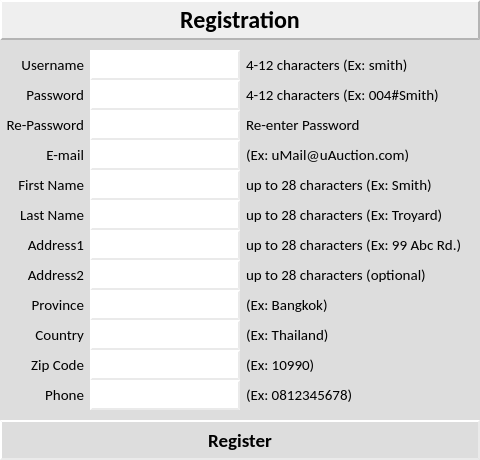
<?xml version="1.0" encoding="UTF-8"?>
<ui version="4.0">
 <class>Form</class>
 <widget class="QWidget" name="Form">
  <property name="geometry">
   <rect>
    <x>0</x>
    <y>0</y>
    <width>480</width>
    <height>460</height>
   </rect>
  </property>
  <property name="windowTitle">
   <string>Form</string>
  </property>
  <property name="styleSheet">
   <string notr="true">
QWidget#Form
{
	background-color: rgb(221, 221, 221);
}


QWidget
{
	background-color: rgb(221, 221, 221);
}

QWidget#label_00_title
{
	background-color: rgb(239, 239, 239);
}

QPushButton {
	background-color: qlineargradient(x1:0, y1:0, x2:1, y2:1,
stop:0 rgba(234, 234, 234, 255), 
stop:0.5 rgba(249, 249, 249, 255),
stop:1 rgba(234, 234, 234, 255));
	border-style: outset;
    border-width: 2px;
    border-color: rgba(234, 234, 234, 255)
 }

 QPushButton:pressed {
	background-color: rgb(221, 221, 221);
 }

 QPushButton:hover {
	 background-color: qlineargradient(x1:0, y1:0, x2:1, y2:1,
stop:0 rgba(229, 229, 229, 255), 
stop:0.5 rgba(221, 221, 221, 255),
stop:1 rgba(229, 229, 229, 221));
    border-color: rgba(221, 128, 32, 255)
 }


QLineEdit {
	background-color:  rgba(255, 255, 255, 255);
	border-style: outset;
    border-width: 2px;
    border-color: rgba(234, 234, 234, 255)
 }

QLabel
{
    padding: 3px;
}

QLabel#label_00_title
{
	border-style: outset;
    border-width: 2px;
    border-color: rgba(180, 180, 180, 255)
}
</string>
  </property>
  <widget class="QLabel" name="label_01_username">
   <property name="geometry">
    <rect>
     <x>0</x>
     <y>50</y>
     <width>90</width>
     <height>30</height>
    </rect>
   </property>
   <property name="font">
    <font>
     <family>Calibri</family>
     <pointsize>11</pointsize>
    </font>
   </property>
   <property name="text">
    <string>Username</string>
   </property>
   <property name="alignment">
    <set>Qt::AlignRight|Qt::AlignTrailing|Qt::AlignVCenter</set>
   </property>
  </widget>
  <widget class="QLineEdit" name="lineEdit_01_username">
   <property name="geometry">
    <rect>
     <x>90</x>
     <y>50</y>
     <width>150</width>
     <height>30</height>
    </rect>
   </property>
   <property name="font">
    <font>
     <family>Calibri</family>
     <pointsize>10</pointsize>
    </font>
   </property>
  </widget>
  <widget class="QPushButton" name="pushButton_register">
   <property name="geometry">
    <rect>
     <x>0</x>
     <y>420</y>
     <width>480</width>
     <height>40</height>
    </rect>
   </property>
   <property name="font">
    <font>
     <family>Calibri</family>
     <pointsize>14</pointsize>
     <weight>75</weight>
     <bold>true</bold>
    </font>
   </property>
   <property name="text">
    <string>Register</string>
   </property>
  </widget>
  <widget class="QLabel" name="label_00_title">
   <property name="geometry">
    <rect>
     <x>0</x>
     <y>0</y>
     <width>480</width>
     <height>40</height>
    </rect>
   </property>
   <property name="font">
    <font>
     <family>Calibri</family>
     <pointsize>18</pointsize>
     <weight>75</weight>
     <bold>true</bold>
    </font>
   </property>
   <property name="text">
    <string>Registration</string>
   </property>
   <property name="alignment">
    <set>Qt::AlignCenter</set>
   </property>
  </widget>
  <widget class="QLabel" name="label_02_password">
   <property name="geometry">
    <rect>
     <x>0</x>
     <y>80</y>
     <width>90</width>
     <height>30</height>
    </rect>
   </property>
   <property name="font">
    <font>
     <family>Calibri</family>
     <pointsize>11</pointsize>
    </font>
   </property>
   <property name="text">
    <string>Password</string>
   </property>
   <property name="alignment">
    <set>Qt::AlignRight|Qt::AlignTrailing|Qt::AlignVCenter</set>
   </property>
  </widget>
  <widget class="QLabel" name="label_05_firstname">
   <property name="geometry">
    <rect>
     <x>0</x>
     <y>170</y>
     <width>90</width>
     <height>30</height>
    </rect>
   </property>
   <property name="font">
    <font>
     <family>Calibri</family>
     <pointsize>11</pointsize>
    </font>
   </property>
   <property name="text">
    <string>First Name</string>
   </property>
   <property name="alignment">
    <set>Qt::AlignRight|Qt::AlignTrailing|Qt::AlignVCenter</set>
   </property>
  </widget>
  <widget class="QLabel" name="label_03_repassword">
   <property name="geometry">
    <rect>
     <x>0</x>
     <y>110</y>
     <width>90</width>
     <height>30</height>
    </rect>
   </property>
   <property name="font">
    <font>
     <family>Calibri</family>
     <pointsize>11</pointsize>
    </font>
   </property>
   <property name="text">
    <string>Re-Password</string>
   </property>
   <property name="alignment">
    <set>Qt::AlignRight|Qt::AlignTrailing|Qt::AlignVCenter</set>
   </property>
  </widget>
  <widget class="QLabel" name="label_08_address2">
   <property name="geometry">
    <rect>
     <x>0</x>
     <y>260</y>
     <width>90</width>
     <height>30</height>
    </rect>
   </property>
   <property name="font">
    <font>
     <family>Calibri</family>
     <pointsize>11</pointsize>
    </font>
   </property>
   <property name="text">
    <string>Address2</string>
   </property>
   <property name="alignment">
    <set>Qt::AlignRight|Qt::AlignTrailing|Qt::AlignVCenter</set>
   </property>
  </widget>
  <widget class="QLabel" name="label_09_province">
   <property name="geometry">
    <rect>
     <x>0</x>
     <y>290</y>
     <width>90</width>
     <height>30</height>
    </rect>
   </property>
   <property name="font">
    <font>
     <family>Calibri</family>
     <pointsize>11</pointsize>
    </font>
   </property>
   <property name="text">
    <string>Province</string>
   </property>
   <property name="alignment">
    <set>Qt::AlignRight|Qt::AlignTrailing|Qt::AlignVCenter</set>
   </property>
  </widget>
  <widget class="QLabel" name="label_07_address1">
   <property name="geometry">
    <rect>
     <x>0</x>
     <y>230</y>
     <width>90</width>
     <height>30</height>
    </rect>
   </property>
   <property name="font">
    <font>
     <family>Calibri</family>
     <pointsize>11</pointsize>
    </font>
   </property>
   <property name="text">
    <string>Address1</string>
   </property>
   <property name="alignment">
    <set>Qt::AlignRight|Qt::AlignTrailing|Qt::AlignVCenter</set>
   </property>
  </widget>
  <widget class="QLabel" name="label_06_lastname">
   <property name="geometry">
    <rect>
     <x>0</x>
     <y>200</y>
     <width>90</width>
     <height>30</height>
    </rect>
   </property>
   <property name="font">
    <font>
     <family>Calibri</family>
     <pointsize>11</pointsize>
    </font>
   </property>
   <property name="text">
    <string>Last Name</string>
   </property>
   <property name="alignment">
    <set>Qt::AlignRight|Qt::AlignTrailing|Qt::AlignVCenter</set>
   </property>
  </widget>
  <widget class="QLabel" name="label_11_zipcode">
   <property name="geometry">
    <rect>
     <x>0</x>
     <y>350</y>
     <width>90</width>
     <height>30</height>
    </rect>
   </property>
   <property name="font">
    <font>
     <family>Calibri</family>
     <pointsize>11</pointsize>
    </font>
   </property>
   <property name="text">
    <string>Zip Code</string>
   </property>
   <property name="alignment">
    <set>Qt::AlignRight|Qt::AlignTrailing|Qt::AlignVCenter</set>
   </property>
  </widget>
  <widget class="QLabel" name="label_10_country">
   <property name="geometry">
    <rect>
     <x>0</x>
     <y>320</y>
     <width>90</width>
     <height>30</height>
    </rect>
   </property>
   <property name="font">
    <font>
     <family>Calibri</family>
     <pointsize>11</pointsize>
    </font>
   </property>
   <property name="text">
    <string>Country</string>
   </property>
   <property name="alignment">
    <set>Qt::AlignRight|Qt::AlignTrailing|Qt::AlignVCenter</set>
   </property>
  </widget>
  <widget class="QLabel" name="label_10_country_detail">
   <property name="geometry">
    <rect>
     <x>240</x>
     <y>320</y>
     <width>240</width>
     <height>30</height>
    </rect>
   </property>
   <property name="font">
    <font>
     <family>Calibri</family>
     <pointsize>11</pointsize>
    </font>
   </property>
   <property name="text">
    <string>(Ex: Thailand)</string>
   </property>
   <property name="alignment">
    <set>Qt::AlignLeading|Qt::AlignLeft|Qt::AlignVCenter</set>
   </property>
  </widget>
  <widget class="QLabel" name="label_07_address1_detail">
   <property name="geometry">
    <rect>
     <x>240</x>
     <y>230</y>
     <width>240</width>
     <height>30</height>
    </rect>
   </property>
   <property name="font">
    <font>
     <family>Calibri</family>
     <pointsize>11</pointsize>
    </font>
   </property>
   <property name="text">
    <string>up to 28 characters (Ex: 99 Abc Rd.)</string>
   </property>
   <property name="alignment">
    <set>Qt::AlignLeading|Qt::AlignLeft|Qt::AlignVCenter</set>
   </property>
  </widget>
  <widget class="QLabel" name="label_06_lastname_detail">
   <property name="geometry">
    <rect>
     <x>240</x>
     <y>200</y>
     <width>240</width>
     <height>30</height>
    </rect>
   </property>
   <property name="font">
    <font>
     <family>Calibri</family>
     <pointsize>11</pointsize>
    </font>
   </property>
   <property name="text">
    <string>up to 28 characters (Ex: Troyard)</string>
   </property>
   <property name="alignment">
    <set>Qt::AlignLeading|Qt::AlignLeft|Qt::AlignVCenter</set>
   </property>
  </widget>
  <widget class="QLabel" name="label_05_firstname_detail">
   <property name="geometry">
    <rect>
     <x>240</x>
     <y>170</y>
     <width>240</width>
     <height>30</height>
    </rect>
   </property>
   <property name="font">
    <font>
     <family>Calibri</family>
     <pointsize>11</pointsize>
    </font>
   </property>
   <property name="text">
    <string>up to 28 characters (Ex: Smith)</string>
   </property>
   <property name="alignment">
    <set>Qt::AlignLeading|Qt::AlignLeft|Qt::AlignVCenter</set>
   </property>
  </widget>
  <widget class="QLabel" name="label_09_province_detail">
   <property name="geometry">
    <rect>
     <x>240</x>
     <y>290</y>
     <width>240</width>
     <height>30</height>
    </rect>
   </property>
   <property name="font">
    <font>
     <family>Calibri</family>
     <pointsize>11</pointsize>
    </font>
   </property>
   <property name="text">
    <string>(Ex: Bangkok)</string>
   </property>
   <property name="alignment">
    <set>Qt::AlignLeading|Qt::AlignLeft|Qt::AlignVCenter</set>
   </property>
  </widget>
  <widget class="QLabel" name="label_08_address2_detail">
   <property name="geometry">
    <rect>
     <x>240</x>
     <y>260</y>
     <width>240</width>
     <height>30</height>
    </rect>
   </property>
   <property name="font">
    <font>
     <family>Calibri</family>
     <pointsize>11</pointsize>
    </font>
   </property>
   <property name="text">
    <string>up to 28 characters (optional)</string>
   </property>
   <property name="alignment">
    <set>Qt::AlignLeading|Qt::AlignLeft|Qt::AlignVCenter</set>
   </property>
  </widget>
  <widget class="QLabel" name="label_03_repassword_detail">
   <property name="geometry">
    <rect>
     <x>240</x>
     <y>110</y>
     <width>240</width>
     <height>30</height>
    </rect>
   </property>
   <property name="font">
    <font>
     <family>Calibri</family>
     <pointsize>11</pointsize>
    </font>
   </property>
   <property name="text">
    <string>Re-enter Password</string>
   </property>
   <property name="alignment">
    <set>Qt::AlignLeading|Qt::AlignLeft|Qt::AlignVCenter</set>
   </property>
  </widget>
  <widget class="QLabel" name="label_02_password_detail">
   <property name="geometry">
    <rect>
     <x>240</x>
     <y>80</y>
     <width>240</width>
     <height>30</height>
    </rect>
   </property>
   <property name="font">
    <font>
     <family>Calibri</family>
     <pointsize>11</pointsize>
    </font>
   </property>
   <property name="text">
    <string>4-12 characters (Ex: 004#Smith)</string>
   </property>
   <property name="alignment">
    <set>Qt::AlignLeading|Qt::AlignLeft|Qt::AlignVCenter</set>
   </property>
  </widget>
  <widget class="QLabel" name="label_11_zipcode_detail">
   <property name="geometry">
    <rect>
     <x>240</x>
     <y>350</y>
     <width>240</width>
     <height>30</height>
    </rect>
   </property>
   <property name="font">
    <font>
     <family>Calibri</family>
     <pointsize>11</pointsize>
    </font>
   </property>
   <property name="text">
    <string>(Ex: 10990)</string>
   </property>
   <property name="alignment">
    <set>Qt::AlignLeading|Qt::AlignLeft|Qt::AlignVCenter</set>
   </property>
  </widget>
  <widget class="QLabel" name="label_01_username_detail">
   <property name="geometry">
    <rect>
     <x>240</x>
     <y>50</y>
     <width>240</width>
     <height>30</height>
    </rect>
   </property>
   <property name="font">
    <font>
     <family>Calibri</family>
     <pointsize>11</pointsize>
    </font>
   </property>
   <property name="text">
    <string>4-12 characters (Ex: smith)</string>
   </property>
   <property name="alignment">
    <set>Qt::AlignLeading|Qt::AlignLeft|Qt::AlignVCenter</set>
   </property>
  </widget>
  <widget class="QLineEdit" name="lineEdit_02_password">
   <property name="geometry">
    <rect>
     <x>90</x>
     <y>80</y>
     <width>150</width>
     <height>30</height>
    </rect>
   </property>
   <property name="font">
    <font>
     <family>Calibri</family>
     <pointsize>10</pointsize>
    </font>
   </property>
  </widget>
  <widget class="QLineEdit" name="lineEdit_05_firstname">
   <property name="geometry">
    <rect>
     <x>90</x>
     <y>170</y>
     <width>150</width>
     <height>30</height>
    </rect>
   </property>
   <property name="font">
    <font>
     <family>Calibri</family>
     <pointsize>10</pointsize>
    </font>
   </property>
  </widget>
  <widget class="QLineEdit" name="lineEdit_03_repassword">
   <property name="geometry">
    <rect>
     <x>90</x>
     <y>110</y>
     <width>150</width>
     <height>30</height>
    </rect>
   </property>
   <property name="font">
    <font>
     <family>Calibri</family>
     <pointsize>10</pointsize>
    </font>
   </property>
  </widget>
  <widget class="QLineEdit" name="lineEdit_08_address2">
   <property name="geometry">
    <rect>
     <x>90</x>
     <y>260</y>
     <width>150</width>
     <height>30</height>
    </rect>
   </property>
   <property name="font">
    <font>
     <family>Calibri</family>
     <pointsize>10</pointsize>
    </font>
   </property>
  </widget>
  <widget class="QLineEdit" name="lineEdit_07_address1">
   <property name="geometry">
    <rect>
     <x>90</x>
     <y>230</y>
     <width>150</width>
     <height>30</height>
    </rect>
   </property>
   <property name="font">
    <font>
     <family>Calibri</family>
     <pointsize>10</pointsize>
    </font>
   </property>
  </widget>
  <widget class="QLineEdit" name="lineEdit_06_lastname">
   <property name="geometry">
    <rect>
     <x>90</x>
     <y>200</y>
     <width>150</width>
     <height>30</height>
    </rect>
   </property>
   <property name="font">
    <font>
     <family>Calibri</family>
     <pointsize>10</pointsize>
    </font>
   </property>
  </widget>
  <widget class="QLineEdit" name="lineEdit_09_province">
   <property name="geometry">
    <rect>
     <x>90</x>
     <y>290</y>
     <width>150</width>
     <height>30</height>
    </rect>
   </property>
   <property name="font">
    <font>
     <family>Calibri</family>
     <pointsize>10</pointsize>
    </font>
   </property>
  </widget>
  <widget class="QLineEdit" name="lineEdit_10_country">
   <property name="geometry">
    <rect>
     <x>90</x>
     <y>320</y>
     <width>150</width>
     <height>30</height>
    </rect>
   </property>
   <property name="font">
    <font>
     <family>Calibri</family>
     <pointsize>10</pointsize>
    </font>
   </property>
  </widget>
  <widget class="QLineEdit" name="lineEdit_11_zipcode">
   <property name="geometry">
    <rect>
     <x>90</x>
     <y>350</y>
     <width>150</width>
     <height>30</height>
    </rect>
   </property>
   <property name="font">
    <font>
     <family>Calibri</family>
     <pointsize>10</pointsize>
    </font>
   </property>
  </widget>
  <widget class="QLineEdit" name="lineEdit_04_email">
   <property name="geometry">
    <rect>
     <x>90</x>
     <y>140</y>
     <width>150</width>
     <height>30</height>
    </rect>
   </property>
   <property name="font">
    <font>
     <family>Calibri</family>
     <pointsize>10</pointsize>
    </font>
   </property>
  </widget>
  <widget class="QLabel" name="label_04_email">
   <property name="geometry">
    <rect>
     <x>0</x>
     <y>140</y>
     <width>90</width>
     <height>30</height>
    </rect>
   </property>
   <property name="font">
    <font>
     <family>Calibri</family>
     <pointsize>11</pointsize>
    </font>
   </property>
   <property name="text">
    <string>E-mail</string>
   </property>
   <property name="alignment">
    <set>Qt::AlignRight|Qt::AlignTrailing|Qt::AlignVCenter</set>
   </property>
  </widget>
  <widget class="QLabel" name="label_04_email_detail">
   <property name="geometry">
    <rect>
     <x>240</x>
     <y>140</y>
     <width>240</width>
     <height>30</height>
    </rect>
   </property>
   <property name="font">
    <font>
     <family>Calibri</family>
     <pointsize>11</pointsize>
    </font>
   </property>
   <property name="text">
    <string>(Ex: uMail@uAuction.com)</string>
   </property>
   <property name="alignment">
    <set>Qt::AlignLeading|Qt::AlignLeft|Qt::AlignVCenter</set>
   </property>
  </widget>
  <widget class="QLineEdit" name="lineEdit_12_phonenumber">
   <property name="geometry">
    <rect>
     <x>90</x>
     <y>380</y>
     <width>150</width>
     <height>30</height>
    </rect>
   </property>
   <property name="font">
    <font>
     <family>Calibri</family>
     <pointsize>10</pointsize>
    </font>
   </property>
  </widget>
  <widget class="QLabel" name="label_12_phonenumber_detail">
   <property name="geometry">
    <rect>
     <x>240</x>
     <y>380</y>
     <width>240</width>
     <height>30</height>
    </rect>
   </property>
   <property name="font">
    <font>
     <family>Calibri</family>
     <pointsize>11</pointsize>
    </font>
   </property>
   <property name="text">
    <string>(Ex: 0812345678)</string>
   </property>
   <property name="alignment">
    <set>Qt::AlignLeading|Qt::AlignLeft|Qt::AlignVCenter</set>
   </property>
  </widget>
  <widget class="QLabel" name="label_12_phonenumber">
   <property name="geometry">
    <rect>
     <x>0</x>
     <y>380</y>
     <width>90</width>
     <height>30</height>
    </rect>
   </property>
   <property name="font">
    <font>
     <family>Calibri</family>
     <pointsize>11</pointsize>
    </font>
   </property>
   <property name="text">
    <string>Phone</string>
   </property>
   <property name="alignment">
    <set>Qt::AlignRight|Qt::AlignTrailing|Qt::AlignVCenter</set>
   </property>
  </widget>
  <zorder>label_02_password</zorder>
  <zorder>label_01_username</zorder>
  <zorder>lineEdit_01_username</zorder>
  <zorder>pushButton_register</zorder>
  <zorder>label_05_firstname</zorder>
  <zorder>label_03_repassword</zorder>
  <zorder>label_08_address2</zorder>
  <zorder>label_09_province</zorder>
  <zorder>label_07_address1</zorder>
  <zorder>label_06_lastname</zorder>
  <zorder>label_11_zipcode</zorder>
  <zorder>label_10_country</zorder>
  <zorder>label_10_country_detail</zorder>
  <zorder>label_07_address1_detail</zorder>
  <zorder>label_06_lastname_detail</zorder>
  <zorder>label_05_firstname_detail</zorder>
  <zorder>label_09_province_detail</zorder>
  <zorder>label_08_address2_detail</zorder>
  <zorder>label_03_repassword_detail</zorder>
  <zorder>label_02_password_detail</zorder>
  <zorder>label_11_zipcode_detail</zorder>
  <zorder>label_01_username_detail</zorder>
  <zorder>lineEdit_02_password</zorder>
  <zorder>lineEdit_05_firstname</zorder>
  <zorder>lineEdit_03_repassword</zorder>
  <zorder>lineEdit_08_address2</zorder>
  <zorder>lineEdit_07_address1</zorder>
  <zorder>lineEdit_06_lastname</zorder>
  <zorder>lineEdit_09_province</zorder>
  <zorder>lineEdit_10_country</zorder>
  <zorder>lineEdit_11_zipcode</zorder>
  <zorder>label_00_title</zorder>
  <zorder>lineEdit_04_email</zorder>
  <zorder>label_04_email</zorder>
  <zorder>label_04_email_detail</zorder>
  <zorder>lineEdit_12_phonenumber</zorder>
  <zorder>label_12_phonenumber_detail</zorder>
  <zorder>label_12_phonenumber</zorder>
 </widget>
 <tabstops>
  <tabstop>lineEdit_01_username</tabstop>
  <tabstop>lineEdit_02_password</tabstop>
  <tabstop>lineEdit_03_repassword</tabstop>
  <tabstop>lineEdit_04_email</tabstop>
  <tabstop>lineEdit_05_firstname</tabstop>
  <tabstop>lineEdit_06_lastname</tabstop>
  <tabstop>lineEdit_07_address1</tabstop>
  <tabstop>lineEdit_08_address2</tabstop>
  <tabstop>lineEdit_09_province</tabstop>
  <tabstop>lineEdit_10_country</tabstop>
  <tabstop>lineEdit_11_zipcode</tabstop>
  <tabstop>lineEdit_12_phonenumber</tabstop>
  <tabstop>pushButton_register</tabstop>
 </tabstops>
 <resources/>
 <connections/>
</ui>
